Frame 1 (no input): blank canvas, image omitted
Frame 60 (the mouse pressed at the canvas centre just before this capture): blank canvas, image omitted
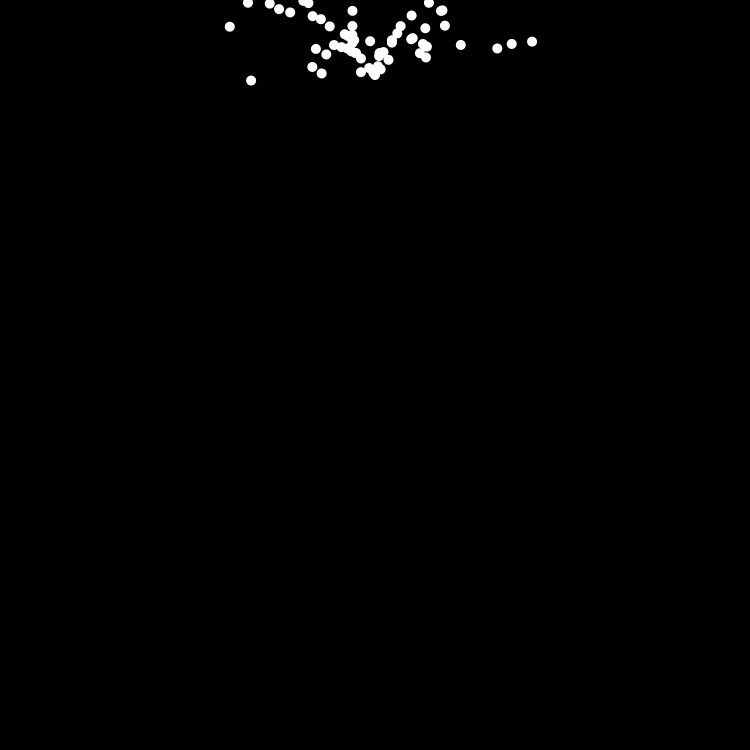
Frame 120 (the mouse held since frame 60 and released just before this capture)

The Processing sketch whose frames 1 and 60 were blank and that drew this single picture after the mouse press (run headless with seeded random() and noise(); from frame 60 on, the mouse is pressed at the canvas centre):

// Processing sketch: basic_firework_example
// ── basic_firework_example.pde
/*behaviour of fireworks
 particles go up and out, then come back down. */

ArrayList<Particle> allmyParticles = new ArrayList<Particle>();

void setup() {
  noStroke();
  size(750, 750);
 
}

void draw() {
  if (mousePressed) {
    allmyParticles.add(new Particle());
  }  
  background(0);
  for (int i = 0; i < allmyParticles.size (); i ++) {
    Particle currentOne= allmyParticles.get(i);
    currentOne.display();
    currentOne.move();
  }
}

  //the class with all it's properties
  class Particle {
    PVector loc, vel, acc;
    float sz;
 
    Particle() {
      loc= new PVector(width/2, height*.1);
      vel = new PVector(random(-3,3), random(-4, -2));
      acc = new PVector(0, .1);
      sz = 10;
    }
    void display() {
      ellipse(loc.x, loc.y, sz, sz);
    }
    void move() {
      vel.add(acc);
      loc.add(vel);
    }
  }
